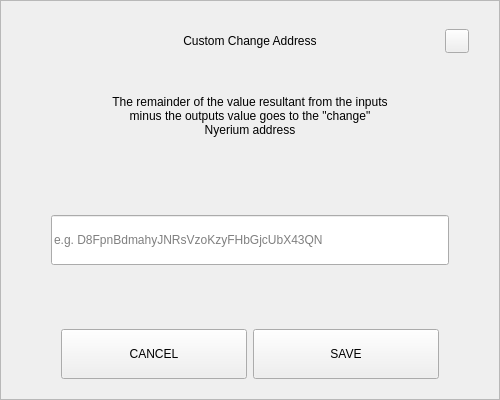
<?xml version="1.0" encoding="UTF-8"?>
<ui version="4.0">
 <class>SendChangeAddressDialog</class>
 <widget class="QDialog" name="SendChangeAddressDialog">
  <property name="geometry">
   <rect>
    <x>0</x>
    <y>0</y>
    <width>500</width>
    <height>400</height>
   </rect>
  </property>
  <property name="windowTitle">
   <string>Dialog</string>
  </property>
  <layout class="QVBoxLayout" name="verticalLayout">
   <property name="spacing">
    <number>0</number>
   </property>
   <property name="leftMargin">
    <number>0</number>
   </property>
   <property name="topMargin">
    <number>0</number>
   </property>
   <property name="rightMargin">
    <number>0</number>
   </property>
   <property name="bottomMargin">
    <number>0</number>
   </property>
   <item>
    <widget class="QFrame" name="frame">
     <property name="styleSheet">
      <string notr="true"/>
     </property>
     <property name="frameShape">
      <enum>QFrame::StyledPanel</enum>
     </property>
     <property name="frameShadow">
      <enum>QFrame::Raised</enum>
     </property>
     <layout class="QVBoxLayout" name="verticalLayout_2" stretch="0,0,0,0,0,0,0">
      <property name="spacing">
       <number>0</number>
      </property>
      <property name="leftMargin">
       <number>30</number>
      </property>
      <property name="topMargin">
       <number>20</number>
      </property>
      <property name="rightMargin">
       <number>30</number>
      </property>
      <property name="bottomMargin">
       <number>20</number>
      </property>
      <item>
       <layout class="QHBoxLayout" name="horizontalLayout_3">
        <property name="spacing">
         <number>0</number>
        </property>
        <item>
         <spacer name="horizontalSpacer_2">
          <property name="orientation">
           <enum>Qt::Horizontal</enum>
          </property>
          <property name="sizeHint" stdset="0">
           <size>
            <width>40</width>
            <height>20</height>
           </size>
          </property>
         </spacer>
        </item>
        <item>
         <widget class="QLabel" name="labelTitle">
          <property name="minimumSize">
           <size>
            <width>0</width>
            <height>40</height>
           </size>
          </property>
          <property name="maximumSize">
           <size>
            <width>16777215</width>
            <height>40</height>
           </size>
          </property>
          <property name="styleSheet">
           <string notr="true">padding-left:24px;</string>
          </property>
          <property name="text">
           <string>Custom Change Address</string>
          </property>
          <property name="alignment">
           <set>Qt::AlignCenter</set>
          </property>
          <property name="margin">
           <number>7</number>
          </property>
         </widget>
        </item>
        <item>
         <spacer name="horizontalSpacer">
          <property name="orientation">
           <enum>Qt::Horizontal</enum>
          </property>
          <property name="sizeHint" stdset="0">
           <size>
            <width>40</width>
            <height>20</height>
           </size>
          </property>
         </spacer>
        </item>
        <item>
         <widget class="QPushButton" name="btnEsc">
          <property name="minimumSize">
           <size>
            <width>24</width>
            <height>24</height>
           </size>
          </property>
          <property name="maximumSize">
           <size>
            <width>24</width>
            <height>24</height>
           </size>
          </property>
          <property name="focusPolicy">
           <enum>Qt::NoFocus</enum>
          </property>
          <property name="text">
           <string/>
          </property>
         </widget>
        </item>
       </layout>
      </item>
      <item>
       <spacer name="verticalSpacer_2">
        <property name="orientation">
         <enum>Qt::Vertical</enum>
        </property>
        <property name="sizeType">
         <enum>QSizePolicy::Fixed</enum>
        </property>
        <property name="sizeHint" stdset="0">
         <size>
          <width>20</width>
          <height>20</height>
         </size>
        </property>
       </spacer>
      </item>
      <item alignment="Qt::AlignHCenter">
       <widget class="QLabel" name="labelMessage">
        <property name="minimumSize">
         <size>
          <width>0</width>
          <height>70</height>
         </size>
        </property>
        <property name="text">
         <string>The remainder of the value resultant from the inputs minus the outputs value goes to the &quot;change&quot; Nyerium address</string>
        </property>
        <property name="alignment">
         <set>Qt::AlignCenter</set>
        </property>
        <property name="wordWrap">
         <bool>true</bool>
        </property>
       </widget>
      </item>
      <item>
       <spacer name="verticalSpacer_3">
        <property name="orientation">
         <enum>Qt::Vertical</enum>
        </property>
        <property name="sizeHint" stdset="0">
         <size>
          <width>20</width>
          <height>40</height>
         </size>
        </property>
       </spacer>
      </item>
      <item>
       <layout class="QHBoxLayout" name="horizontalLayout_2">
        <property name="spacing">
         <number>0</number>
        </property>
        <property name="leftMargin">
         <number>20</number>
        </property>
        <property name="rightMargin">
         <number>20</number>
        </property>
        <item>
         <widget class="QLineEdit" name="lineEditAddress">
          <property name="minimumSize">
           <size>
            <width>0</width>
            <height>50</height>
           </size>
          </property>
          <property name="placeholderText">
           <string notr="true">e.g. D8FpnBdmahyJNRsVzoKzyFHbGjcUbX43QN</string>
          </property>
         </widget>
        </item>
       </layout>
      </item>
      <item>
       <spacer name="verticalSpacer">
        <property name="orientation">
         <enum>Qt::Vertical</enum>
        </property>
        <property name="sizeHint" stdset="0">
         <size>
          <width>20</width>
          <height>40</height>
         </size>
        </property>
       </spacer>
      </item>
      <item>
       <layout class="QHBoxLayout" name="horizontalLayout" stretch="2,2">
        <property name="spacing">
         <number>6</number>
        </property>
        <property name="leftMargin">
         <number>30</number>
        </property>
        <property name="rightMargin">
         <number>30</number>
        </property>
        <item>
         <widget class="QPushButton" name="btnCancel">
          <property name="minimumSize">
           <size>
            <width>180</width>
            <height>50</height>
           </size>
          </property>
          <property name="focusPolicy">
           <enum>Qt::NoFocus</enum>
          </property>
          <property name="text">
           <string>CANCEL</string>
          </property>
         </widget>
        </item>
        <item>
         <widget class="QPushButton" name="btnSave">
          <property name="minimumSize">
           <size>
            <width>180</width>
            <height>50</height>
           </size>
          </property>
          <property name="focusPolicy">
           <enum>Qt::NoFocus</enum>
          </property>
          <property name="text">
           <string>SAVE</string>
          </property>
         </widget>
        </item>
       </layout>
      </item>
     </layout>
    </widget>
   </item>
  </layout>
 </widget>
 <resources/>
 <connections/>
</ui>
